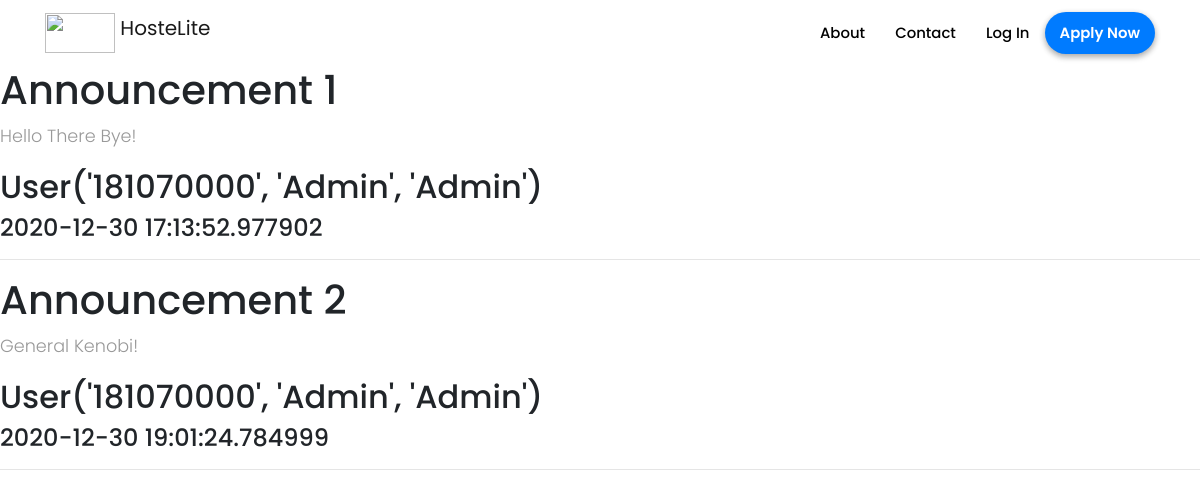
The page /home on the database its author committed.
### hostelmanagement/models.py (models this page shows, shortened)
class Announcement(db.Model):
    id = db.Column(db.Integer, primary_key=True)
    title = db.Column(db.String(100), nullable=False)
    date_posted = db.Column(db.DateTime, nullable=False, default=datetime.utcnow)
    content = db.Column(db.Text, nullable=False)
    user_id = db.Column(db.Integer, db.ForeignKey('user.id'), nullable=False)

class User(db.Model, UserMixin):
    id = db.Column(db.Integer, primary_key=True)
    college_id = db.Column(db.String(9), unique=True, nullable=False)
    firstname = db.Column(db.String(20), nullable=False)
    lastname = db.Column(db.String(20), nullable=False)
    email = db.Column(db.String(120), unique=True, nullable=False)
    password = db.Column(db.String(60), nullable=False)
    phone = db.Column(db.String(10), unique=True, nullable=False)
    address = db.Column(db.Text, nullable=False)
    course = db.Column(db.String(20),nullable=True)
    department = db.Column(db.String(20), nullable=True)
    user_type = db.Column(db.Integer, nullable = False, default=1)
    room_no = db.Column(db.Integer, nullable = True)
    announcements = db.relationship('Announcement', backref='author', lazy=True)
    complaints = db.relationship('Complaint', backref='author', lazy=True)
    mess_menu = db.relationship('MessMenu', backref='author', lazy=True)
    courier = db.relationship('Courier', backref='user', lazy=True)
    exitentry = db.relationship('ExitEntry', backref='user', lazy=True)
    visitor = db.relationship('Visitor', backref='user', lazy=True)
    def __repr__(self):
        return f"User('{self.college_id}', '{self.firstname}', '{self.lastname}')"

### hostelmanagement/routes.py (the view)
@app.route("/home")
def home():
    announcements = Announcement.query.all()
    return render_template('home.html', announcements = announcements)

### hostelmanagement/templates/home.html
{% extends 'layout.html' %}
{% block content %}
    {% if announcements %}
        {% for announcement in announcements %}
            <h1>{{announcement.title}}</h1>
            <p>{{announcement.content}}</p>
            <h2>{{announcement.author}}</h2>
            <h4>{{announcement.date_posted}}</h4>
            <hr>
        {% endfor %}
    {% else %}
        <h3>No Announcements Yet!</h3>
    {% endif %}
{% endblock content %}

### hostelmanagement/static/style.css (style rules this page uses)
* { margin: 0; padding: 0; font-family: "Poppins", sans-serif; font-size: 16px; box-sizing: border-box; }
body { overflow-x:hidden; scroll-behavior: smooth; }
p { font-family: 'Poppins', sans-serif; font-size: 1.1em; font-weight: 300; line-height: 1.7em; color: #999; }

### rows shown on the page
Announcement: title "Announcement 1", content "Hello There Bye!", author "User('181070000', 'Admin', 'Admin')", date_posted "2020-12-30 17:13:52.977902"
Announcement: title "Announcement 2", content "General Kenobi!", author "User('181070000', 'Admin', 'Admin')", date_posted "2020-12-30 19:01:24.784999"
